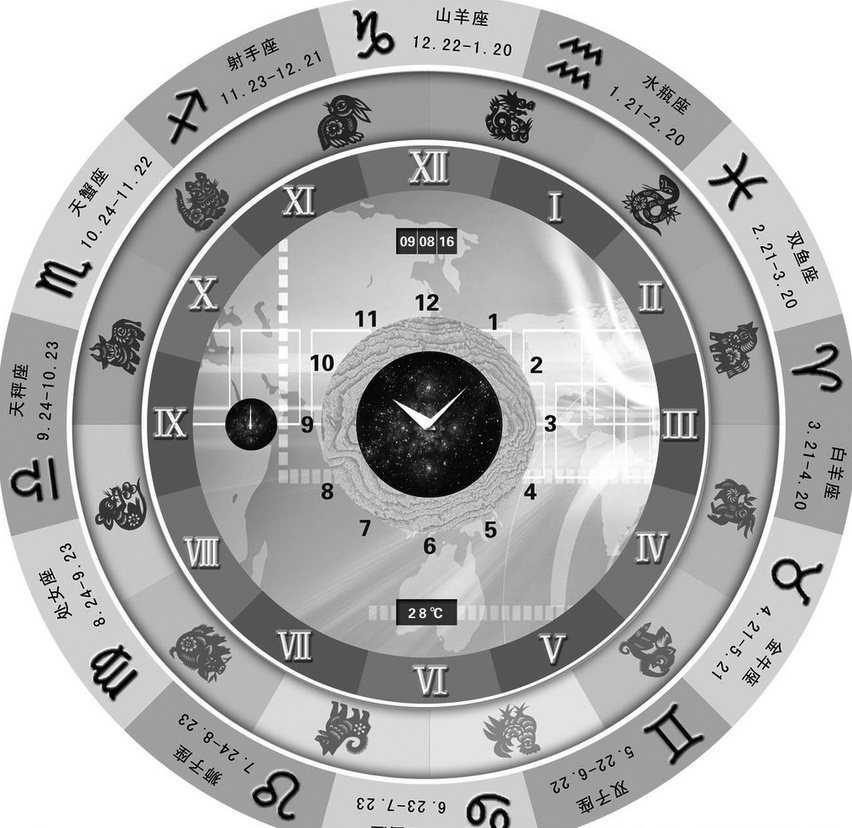
#> input picture OpenCV.Algorithmic.Solution/chapter-03/img2.jpg, 852 x 828 px, shrunk from 1015 x 986 before the run
$ python perspective.py ../img2.jpg
#> lines starting #> are read from the running program, lines starting #| are printed output that depends on the picture
# -*- coding: utf-8 -*-
import numpy as np
import cv2
import sys

#主函数
if __name__ == "__main__":
    if len(sys.argv)>1:
        image = cv2.imread(sys.argv[1],cv2.IMREAD_GRAYSCALE)
#> image is the input picture: shape (828, 852); min 0, max 255, mean 176.1
    else:
        print("Usage: python warpPercpective.py image")
        sys.exit(1)

    #原图的宽高
    h,w = image.shape
#> h = 828; w = 852
    #将原图的四个顶点投影到一个不规则的四边形中
    src=np.array([[0,0],[w-1,0],[0,h-1],[w-1,h-1]],np.float32);
#> src = [[0, 0], [851, 0], [0, 827], [851, 827]]
    dst=np.array([[20,50],[w/2,150],[50,h/2],[w-40,h-40]],np.float32)
    #计算投影矩阵
    p=cv2.getPerspectiveTransform(src,dst)
    #利用计算出的投影矩阵进行头像的投影变换
    r = cv2.warpPerspective(image,p,(w,h),borderValue=0)
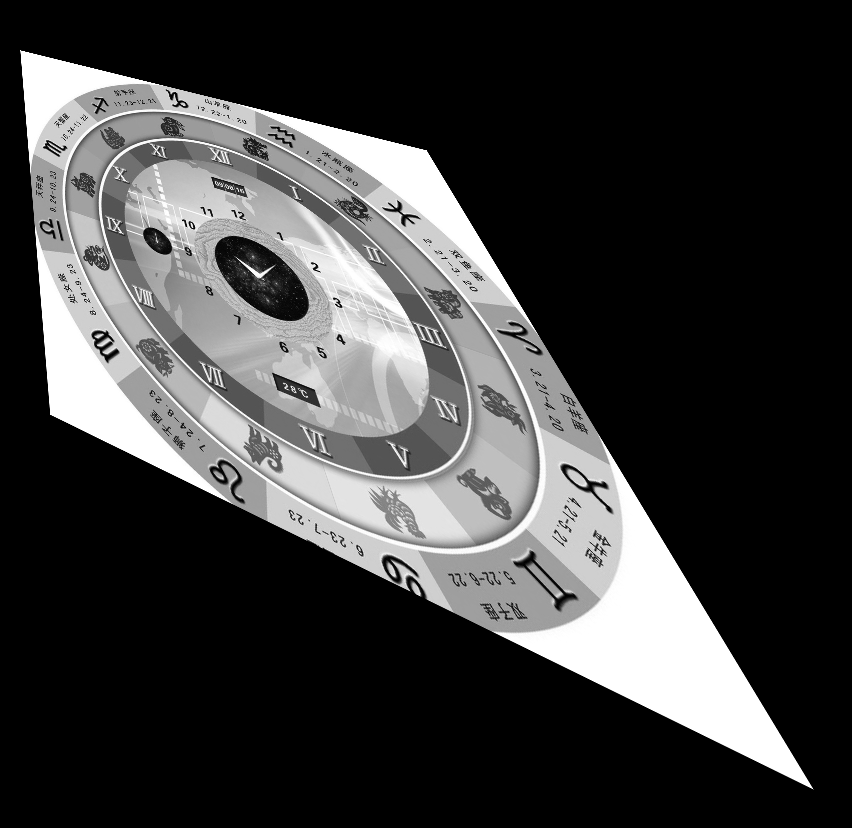
#> r: shape (828, 852); min 0, max 255, mean 62.4
    #显示原图和投影效果
    cv2.imshow("image",image)
    cv2.imshow("warpPerspective",r)
    cv2.imwrite("p.jpg",r)
    cv2.waitKey(0)
    cv2.destroyAllWindows()
